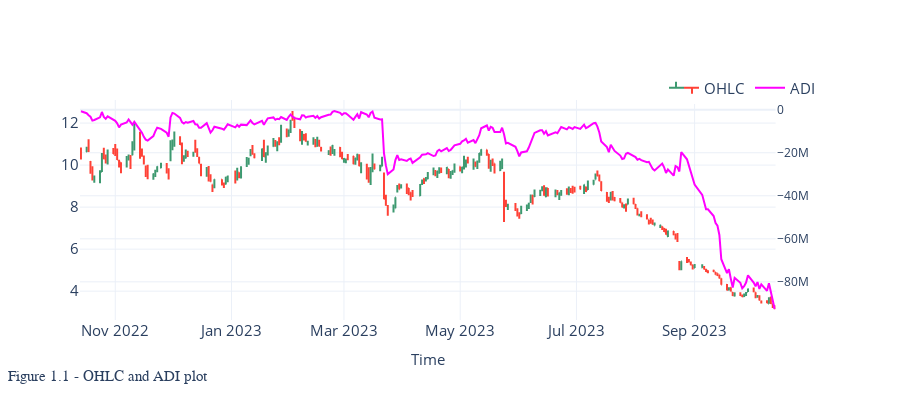

This figure's notebook cell:
### Code cell
import plotly.graph_objects as go
from plotly.subplots import make_subplots
 

fig = make_subplots(specs=[[{"secondary_y": True}]])

n = 1

text = f"Figure 1.{n} - OHLC and ADI plot "

# fig = go.Figure(data=go.Ohlc(x=df.index,
#                     open=df['Open'],
#                     high=df['High'],
#                     low=df['Low'],
#                     close=df['Close']))

fig.add_trace(go.Ohlc(x=df.index,
                    open=df['Open'],
                    high=df['High'],
                    low=df['Low'],
                    close=df['Close'], name="OHLC"))

fig.add_trace(go.Scatter(x=df.index, y=df.volume_adi,
    fill=None, name='ADI',
    mode='lines',
    line_color='magenta'), secondary_y=True)
fig = format_plot(fig, ylabel=" ", text=text)
fig.update(layout_xaxis_rangeslider_visible=False)

fig.show()

### Figure 1 — Plotly figure (JSON) as saved in the notebook; plotly's stock layout.template omitted (floating-point values rounded to 4 significant figures; data arrays with more than 128 entries replaced by an {"elided": "..."} marker saying what was removed)
{"data": [{"close": {"elided": "251 float values"}, "high": {"elided": "251 float values"}, "low": {"elided": "251 float values"}, "name": "OHLC", "open": {"elided": "251 float values"}, "type": "ohlc", "x": {"elided": "251 str values"}}, {"line": {"color": "magenta"}, "mode": "lines", "name": "ADI", "type": "scatter", "x": {"elided": "251 str values"}, "xaxis": "x", "y": {"elided": "251 float values"}, "yaxis": "y2"}], "layout": {"annotations": [{"font": {"family": "Arial Black", "size": 15}, "showarrow": false, "text": "Figure 1.1 - OHLC and ADI plot ", "x": -0.1, "xref": "paper", "y": -0.3, "yref": "paper"}], "autosize": false, "height": 400, "legend": {"font": {"size": 15}, "orientation": "h", "title": {}, "x": 1, "xanchor": "right", "y": 0.98, "yanchor": "bottom"}, "title": {"font": {"size": 20}, "x": 0.5, "xanchor": "center", "yanchor": "top"}, "width": 900, "xaxis": {"anchor": "y", "autorange": true, "domain": [0, 0.94], "range": ["2022-10-13 12:00", "2023-10-13 12:00"], "rangeslider": {"visible": false, "yaxis": {}, "yaxis2": {}}, "tickfont": {"size": 15}, "title": {"font": {"size": 15}, "text": "Time"}, "type": "date"}, "yaxis": {"anchor": "x", "autorange": true, "domain": [0, 1], "range": [2.626, 13.1], "tickfont": {"size": 15}, "title": {"font": {"size": 15}, "text": " "}}, "yaxis2": {"anchor": "x", "autorange": true, "overlaying": "y", "range": [-97740000.0, 4514000.0], "side": "right", "type": "linear"}}}
